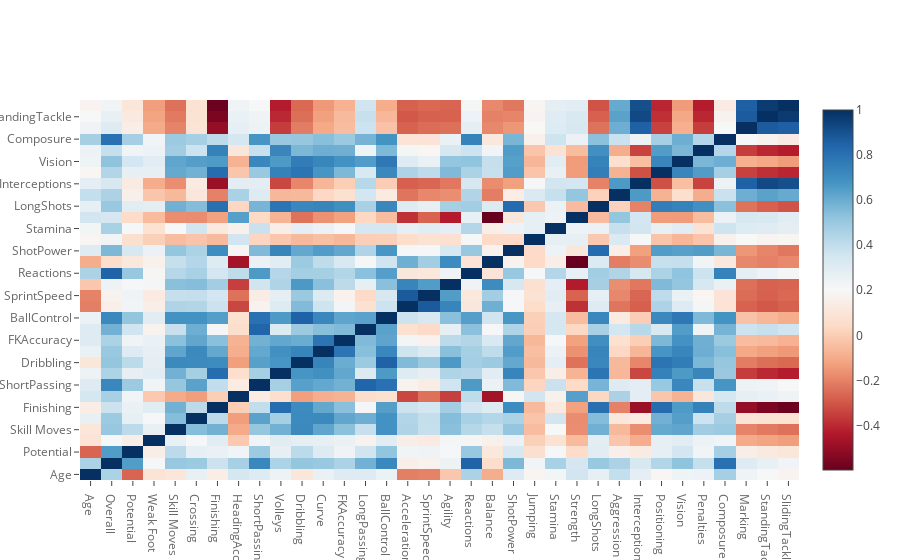

The notebook cell saved with this chart:
### Code cell
fig = corr.iplot(kind='heatmap', colorscale='RdBu')

### Figure 1 — Plotly figure (JSON) as saved in the notebook; plotly's stock layout.template omitted (floating-point values rounded to 4 significant figures; data arrays with more than 128 entries replaced by an {"elided": "..."} marker saying what was removed)
{"data": [{"colorscale": [[0, "rgb(103,0,31)"], [0.1, "rgb(178,24,43)"], [0.2, "rgb(214,96,77)"], [0.3, "rgb(244,165,130)"], [0.4, "rgb(253,219,199)"], [0.5, "rgb(247,247,247)"], [0.6, "rgb(209,229,240)"], [0.7, "rgb(146,197,222)"], [0.8, "rgb(67,147,195)"], [0.9, "rgb(33,102,172)"], [1, "rgb(5,48,97)"]], "type": "heatmap", "uid": "52296902-4e37-4b33-976b-b648942da528", "x": ["Age", "Overall", "Potential", "Weak Foot", "Skill Moves", "Crossing", "Finishing", "HeadingAccuracy", "ShortPassing", "Volleys", "Dribbling", "Curve", "FKAccuracy", "LongPassing", "BallControl", "Acceleration", "SprintSpeed", "Agility", "Reactions", "Balance", "ShotPower", "Jumping", "Stamina", "Strength", "LongShots", "Aggression", "Interceptions", "Positioning", "Vision", "Penalties", "Composure", "Marking", "StandingTackle", "SlidingTackle"], "y": ["Age", "Overall", "Potential", "Weak Foot", "Skill Moves", "Crossing", "Finishing", "HeadingAccuracy", "ShortPassing", "Volleys", "Dribbling", "Curve", "FKAccuracy", "LongPassing", "BallControl", "Acceleration", "SprintSpeed", "Agility", "Reactions", "Balance", "ShotPower", "Jumping", "Stamina", "Strength", "LongShots", "Aggression", "Interceptions", "Positioning", "Vision", "Penalties", "Composure", "Marking", "StandingTackle", "SlidingTackle"], "z": {"elided": "34x34 float values"}, "zmax": 1, "zmin": -0.5979}], "layout": {"legend": {"bgcolor": "#FFFFFF", "font": {"color": "#666666"}}, "paper_bgcolor": "#FFFFFF", "plot_bgcolor": "#E5E5E5", "title": {"font": {"color": "#151516"}}, "xaxis": {"gridcolor": "#F6F6F6", "showgrid": true, "tickfont": {"color": "#666666"}, "title": {"font": {"color": "#666666"}, "text": ""}, "zerolinecolor": "#F6F6F6"}, "yaxis": {"gridcolor": "#F6F6F6", "showgrid": true, "tickfont": {"color": "#666666"}, "title": {"font": {"color": "#666666"}, "text": ""}, "zerolinecolor": "#F6F6F6"}}}
